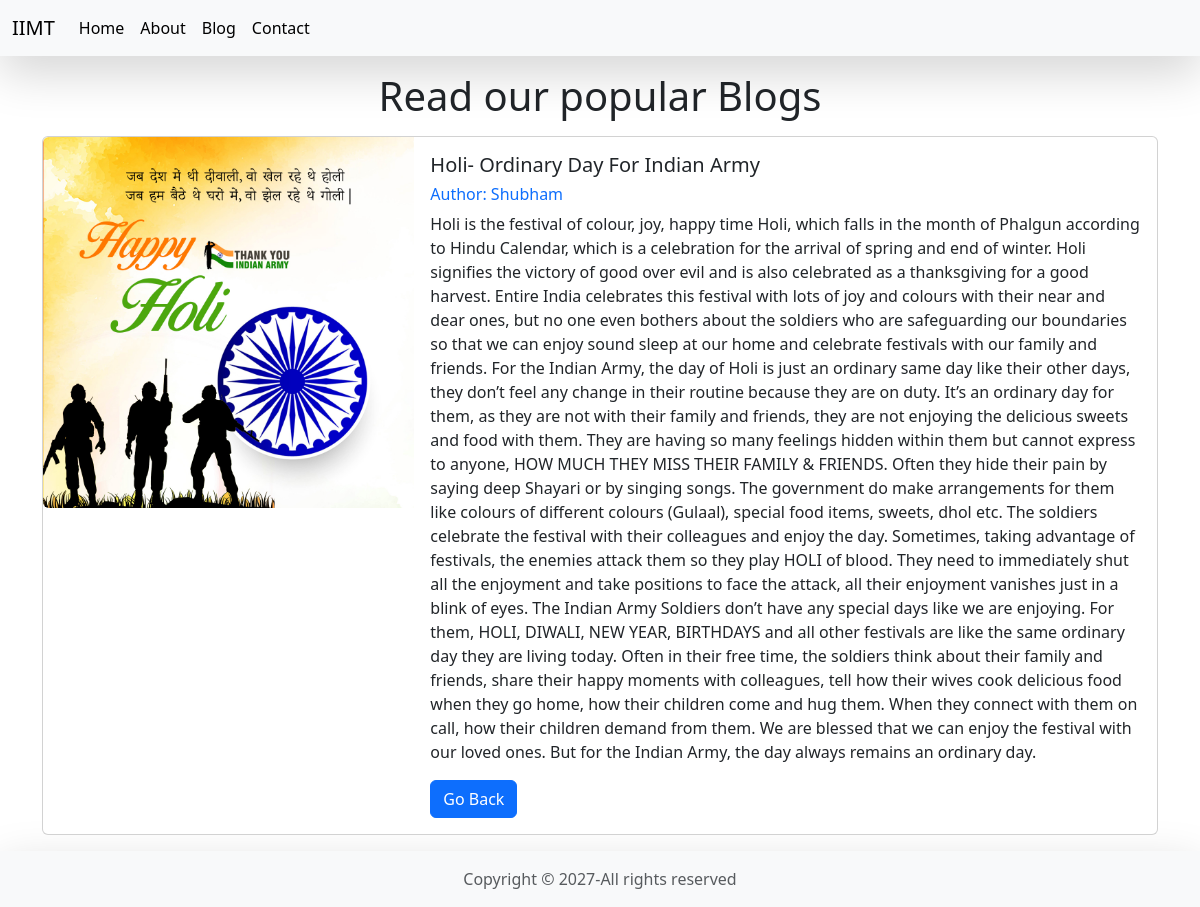
The app's page /show_blog/1/ with its own data.
### webblog/models.py (models this page shows, shortened)
class Popular_Blog(models.Model):
    title =models.CharField(max_length=122)
    author = models.CharField(max_length=50)
    content=models.TextField()
    created_at=models.DateTimeField(auto_now_add=True)
    images=models.ImageField(default="")

### webblog/views.py (the view)
# urls.py: path('show_blog/<int:pk>/',views.show_blog,name='show_blog'),
def show_blog(request,pk):
    showBlogObj=Popular_Blog.objects.get(pk=pk)
    return render(request,'show_blog.html',{'showBlogObj':showBlogObj})

### templates/show_blog.html (shortened to what this page needs)
{% extends 'base.html' %}
{% block body %}
<div class="container">
    <h1 class="text-center my-3">Read our popular Blogs</h1>
    <div class="card mb-3">
        <div class="row g-0">
          <div class="col-md-4">
            <img src="/media/{{showBlogObj.images}}" class="img-fluid rounded-start" alt="..."/>
          </div>
          <div class="col-md-8">
            <div class="card-body">
              <h5 class="card-title">{{showBlogObj.title}}</h5>
              <h6 class="text-primary">Author: {{showBlogObj.author}}</h6>
              <p class="card-text">{{showBlogObj.content|safe}}</p>
              <a href="{% url 'blog' %}" class="btn btn-primary">Go Back</a>
            </div>
          </div>
        </div>
    </div>
</div>
{% endblock body %}

### records on screen
Popular_Blog: images (picture), title "Holi- Ordinary Day For Indian Army", author "Shubham", content "Holi is the festival of colour, joy, happy time Holi, which falls in the month of Phalgun according to Hindu Calendar, which is a celebration for the arrival of spring and end of winter. Holi signifies the victory of good over evil and is also celebrated as a thanksgiving for a good harvest. Entire India celebrates this festival with lots of joy and colours with their near and dear ones, but no one even bothers about the soldiers who are safeguarding our boundaries so that we can enjoy sound sleep at our home and celebrate festivals with our family and friends. For the Indian Army, the day of Holi is just an ordinary same day like their other days, they don’t feel any change in their…"
